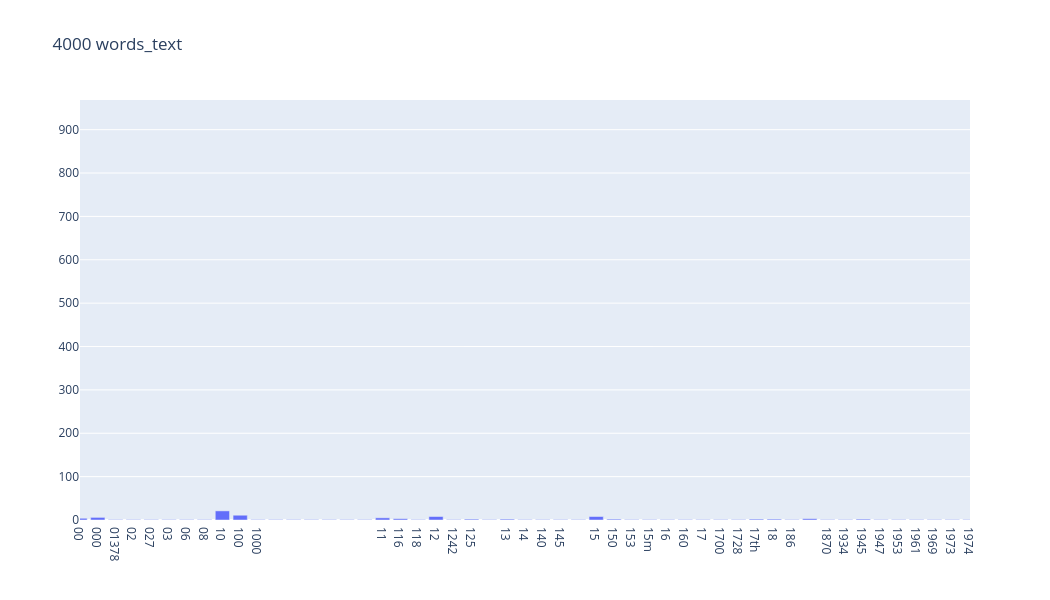

This figure's notebook cell:
### Code cell
import plotly.graph_objects as go

words = count_vect_text.get_feature_names_out()[:4000]
freqs = term_freq_text[:4000]
indices = list(range(len(words)))  # 0..299

fig = go.Figure(go.Bar(x=words, y=freqs))
fig.update_layout(
    title='4000 words_text',
    xaxis=dict(
        tickmode='array',
        tickvals=indices,
        range=[0, 50]
    ),
    width=1050,
    height=600
)


fig.show()

### Figure 1 — Plotly figure (JSON) as saved in the notebook; plotly's stock layout.template omitted (floating-point values rounded to 4 significant figures; data arrays with more than 128 entries replaced by an {"elided": "..."} marker saying what was removed)
{"data": [{"type": "bar", "x": {"elided": "4000 str values"}, "y": {"elided": "4000 int values"}}], "layout": {"height": 600, "title": {"text": "4000 words_text"}, "width": 1050, "xaxis": {"range": [0, 50], "tickmode": "array", "tickvals": {"elided": "4000 int values"}, "type": "category"}, "yaxis": {"autorange": true, "range": [0, 968.4], "type": "linear"}}}
